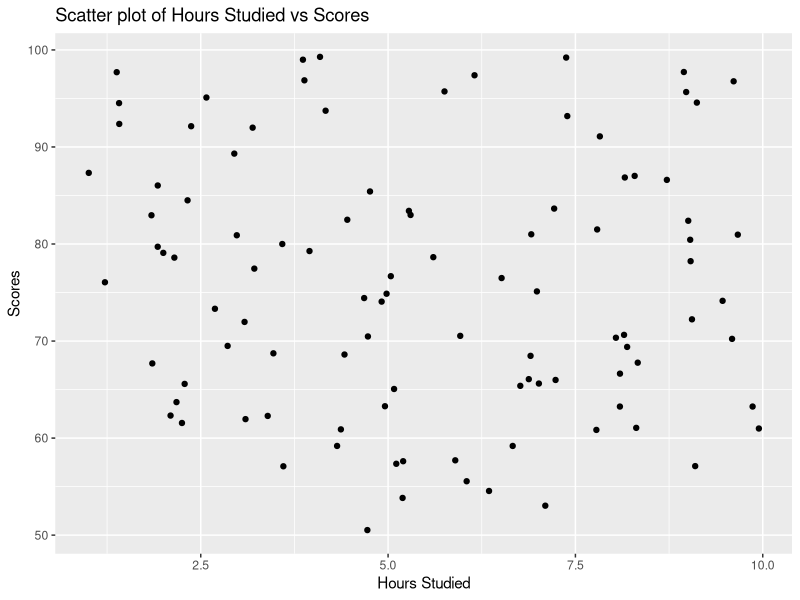
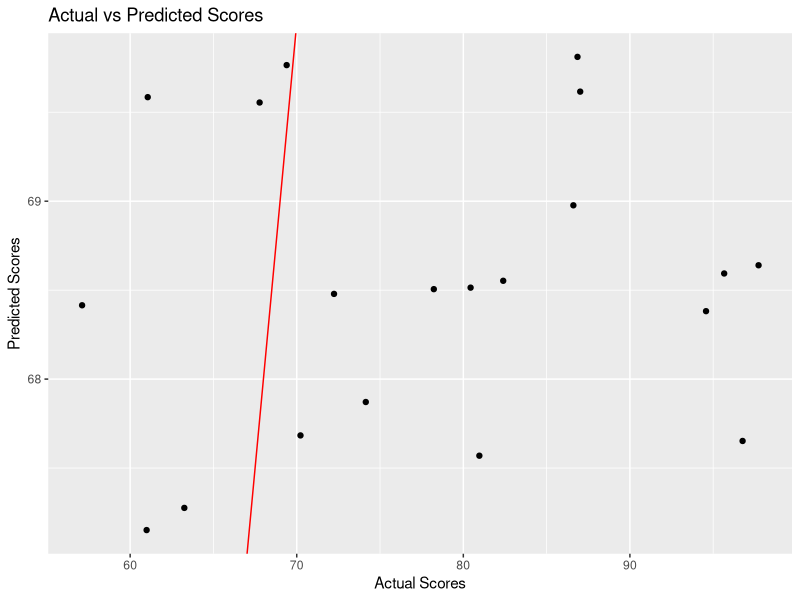

These figures' R source, in order:
install.packages("tidyverse")
install.packages("caret")
library(tidyverse)
library(caTools)

# Simulate some data
set.seed(123)
data <- data.frame(
  Hours = runif(100, min = 1, max = 10),
  Scores = runif(100, min = 50, max = 100)
)

# Scatter plot of the data
ggplot(data, aes(x = Hours, y = Scores)) +
  geom_point() +
  labs(title = "Scatter plot of Hours Studied vs Scores", x = "Hours Studied", y = "Scores")

# Split the data into training and testing sets
set.seed(123)
split <- sample.split(data$Scores, SplitRatio = 0.8)
train_data <- subset(data, split == TRUE)
test_data <- subset(data, split == FALSE)

# Fit a linear regression model
model <- lm(Scores ~ Hours, data = train_data)
summary(model)

# Predict scores on the test set
predictions <- predict(model, test_data)

# Combine actual and predicted scores
results <- data.frame(
  Actual = test_data$Scores,
  Predicted = predictions
)

# Plot actual vs predicted scores
ggplot(results, aes(x = Actual, y = Predicted)) +
  geom_point() +
  geom_abline(slope = 1, intercept = 0, color = "red") +
  labs(title = "Actual vs Predicted Scores", x = "Actual Scores", y = "Predicted Scores")

# Calculate the Mean Absolute Error (MAE)
mae <- mean(abs(results$Actual - results$Predicted))
cat("Mean Absolute Error:", mae, "\n")

# Save the model
saveRDS(model, file = "student_score_model.rds")
